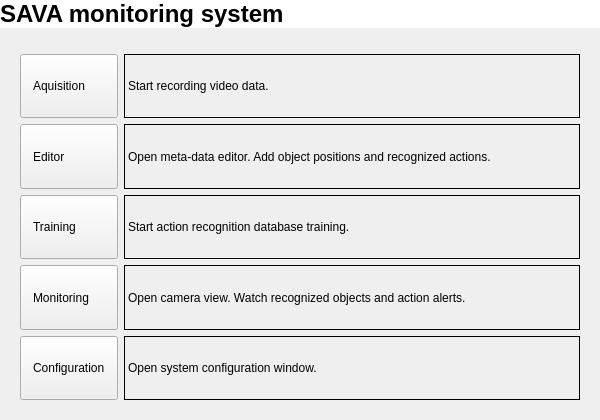
<?xml version="1.0" encoding="UTF-8"?>
<ui version="4.0">
 <class>StartPanelClass</class>
 <widget class="QMainWindow" name="StartPanelClass">
  <property name="geometry">
   <rect>
    <x>0</x>
    <y>0</y>
    <width>600</width>
    <height>420</height>
   </rect>
  </property>
  <property name="minimumSize">
   <size>
    <width>600</width>
    <height>420</height>
   </size>
  </property>
  <property name="maximumSize">
   <size>
    <width>600</width>
    <height>420</height>
   </size>
  </property>
  <property name="windowTitle">
   <string>StartPanel</string>
  </property>
  <widget class="QWidget" name="centralWidget">
   <layout class="QVBoxLayout" name="verticalLayout">
    <property name="leftMargin">
     <number>0</number>
    </property>
    <property name="topMargin">
     <number>0</number>
    </property>
    <property name="rightMargin">
     <number>0</number>
    </property>
    <property name="bottomMargin">
     <number>0</number>
    </property>
    <item>
     <widget class="QLabel" name="Title">
      <property name="sizePolicy">
       <sizepolicy hsizetype="Preferred" vsizetype="Fixed">
        <horstretch>0</horstretch>
        <verstretch>0</verstretch>
       </sizepolicy>
      </property>
      <property name="maximumSize">
       <size>
        <width>16777215</width>
        <height>70</height>
       </size>
      </property>
      <property name="palette">
       <palette>
        <active>
         <colorrole role="WindowText">
          <brush brushstyle="SolidPattern">
           <color alpha="255">
            <red>0</red>
            <green>0</green>
            <blue>0</blue>
           </color>
          </brush>
         </colorrole>
         <colorrole role="Button">
          <brush brushstyle="SolidPattern">
           <color alpha="255">
            <red>255</red>
            <green>255</green>
            <blue>255</blue>
           </color>
          </brush>
         </colorrole>
         <colorrole role="Midlight">
          <brush brushstyle="SolidPattern">
           <color alpha="255">
            <red>255</red>
            <green>255</green>
            <blue>255</blue>
           </color>
          </brush>
         </colorrole>
         <colorrole role="Dark">
          <brush brushstyle="SolidPattern">
           <color alpha="255">
            <red>255</red>
            <green>255</green>
            <blue>255</blue>
           </color>
          </brush>
         </colorrole>
         <colorrole role="Mid">
          <brush brushstyle="SolidPattern">
           <color alpha="255">
            <red>255</red>
            <green>255</green>
            <blue>255</blue>
           </color>
          </brush>
         </colorrole>
         <colorrole role="Text">
          <brush brushstyle="SolidPattern">
           <color alpha="255">
            <red>0</red>
            <green>0</green>
            <blue>0</blue>
           </color>
          </brush>
         </colorrole>
         <colorrole role="ButtonText">
          <brush brushstyle="SolidPattern">
           <color alpha="255">
            <red>0</red>
            <green>0</green>
            <blue>0</blue>
           </color>
          </brush>
         </colorrole>
         <colorrole role="Base">
          <brush brushstyle="SolidPattern">
           <color alpha="255">
            <red>255</red>
            <green>255</green>
            <blue>255</blue>
           </color>
          </brush>
         </colorrole>
         <colorrole role="Window">
          <brush brushstyle="SolidPattern">
           <color alpha="255">
            <red>255</red>
            <green>255</green>
            <blue>255</blue>
           </color>
          </brush>
         </colorrole>
         <colorrole role="AlternateBase">
          <brush brushstyle="SolidPattern">
           <color alpha="255">
            <red>255</red>
            <green>255</green>
            <blue>255</blue>
           </color>
          </brush>
         </colorrole>
        </active>
        <inactive>
         <colorrole role="WindowText">
          <brush brushstyle="SolidPattern">
           <color alpha="255">
            <red>0</red>
            <green>0</green>
            <blue>0</blue>
           </color>
          </brush>
         </colorrole>
         <colorrole role="Button">
          <brush brushstyle="SolidPattern">
           <color alpha="255">
            <red>255</red>
            <green>255</green>
            <blue>255</blue>
           </color>
          </brush>
         </colorrole>
         <colorrole role="Midlight">
          <brush brushstyle="SolidPattern">
           <color alpha="255">
            <red>255</red>
            <green>255</green>
            <blue>255</blue>
           </color>
          </brush>
         </colorrole>
         <colorrole role="Dark">
          <brush brushstyle="SolidPattern">
           <color alpha="255">
            <red>255</red>
            <green>255</green>
            <blue>255</blue>
           </color>
          </brush>
         </colorrole>
         <colorrole role="Mid">
          <brush brushstyle="SolidPattern">
           <color alpha="255">
            <red>255</red>
            <green>255</green>
            <blue>255</blue>
           </color>
          </brush>
         </colorrole>
         <colorrole role="Text">
          <brush brushstyle="SolidPattern">
           <color alpha="255">
            <red>0</red>
            <green>0</green>
            <blue>0</blue>
           </color>
          </brush>
         </colorrole>
         <colorrole role="ButtonText">
          <brush brushstyle="SolidPattern">
           <color alpha="255">
            <red>0</red>
            <green>0</green>
            <blue>0</blue>
           </color>
          </brush>
         </colorrole>
         <colorrole role="Base">
          <brush brushstyle="SolidPattern">
           <color alpha="255">
            <red>255</red>
            <green>255</green>
            <blue>255</blue>
           </color>
          </brush>
         </colorrole>
         <colorrole role="Window">
          <brush brushstyle="SolidPattern">
           <color alpha="255">
            <red>255</red>
            <green>255</green>
            <blue>255</blue>
           </color>
          </brush>
         </colorrole>
         <colorrole role="AlternateBase">
          <brush brushstyle="SolidPattern">
           <color alpha="255">
            <red>255</red>
            <green>255</green>
            <blue>255</blue>
           </color>
          </brush>
         </colorrole>
        </inactive>
        <disabled>
         <colorrole role="WindowText">
          <brush brushstyle="SolidPattern">
           <color alpha="255">
            <red>255</red>
            <green>255</green>
            <blue>255</blue>
           </color>
          </brush>
         </colorrole>
         <colorrole role="Button">
          <brush brushstyle="SolidPattern">
           <color alpha="255">
            <red>255</red>
            <green>255</green>
            <blue>255</blue>
           </color>
          </brush>
         </colorrole>
         <colorrole role="Midlight">
          <brush brushstyle="SolidPattern">
           <color alpha="255">
            <red>255</red>
            <green>255</green>
            <blue>255</blue>
           </color>
          </brush>
         </colorrole>
         <colorrole role="Dark">
          <brush brushstyle="SolidPattern">
           <color alpha="255">
            <red>255</red>
            <green>255</green>
            <blue>255</blue>
           </color>
          </brush>
         </colorrole>
         <colorrole role="Mid">
          <brush brushstyle="SolidPattern">
           <color alpha="255">
            <red>255</red>
            <green>255</green>
            <blue>255</blue>
           </color>
          </brush>
         </colorrole>
         <colorrole role="Text">
          <brush brushstyle="SolidPattern">
           <color alpha="255">
            <red>255</red>
            <green>255</green>
            <blue>255</blue>
           </color>
          </brush>
         </colorrole>
         <colorrole role="ButtonText">
          <brush brushstyle="SolidPattern">
           <color alpha="255">
            <red>255</red>
            <green>255</green>
            <blue>255</blue>
           </color>
          </brush>
         </colorrole>
         <colorrole role="Base">
          <brush brushstyle="SolidPattern">
           <color alpha="255">
            <red>255</red>
            <green>255</green>
            <blue>255</blue>
           </color>
          </brush>
         </colorrole>
         <colorrole role="Window">
          <brush brushstyle="SolidPattern">
           <color alpha="255">
            <red>255</red>
            <green>255</green>
            <blue>255</blue>
           </color>
          </brush>
         </colorrole>
         <colorrole role="AlternateBase">
          <brush brushstyle="SolidPattern">
           <color alpha="255">
            <red>255</red>
            <green>255</green>
            <blue>255</blue>
           </color>
          </brush>
         </colorrole>
        </disabled>
       </palette>
      </property>
      <property name="font">
       <font>
        <pointsize>18</pointsize>
        <weight>75</weight>
        <bold>true</bold>
        <kerning>true</kerning>
       </font>
      </property>
      <property name="autoFillBackground">
       <bool>true</bool>
      </property>
      <property name="text">
       <string>SAVA monitoring system</string>
      </property>
      <property name="margin">
       <number>12</number>
      </property>
     </widget>
    </item>
    <item>
     <layout class="QGridLayout" name="gridLayout_2">
      <property name="leftMargin">
       <number>20</number>
      </property>
      <property name="topMargin">
       <number>20</number>
      </property>
      <property name="rightMargin">
       <number>20</number>
      </property>
      <property name="bottomMargin">
       <number>20</number>
      </property>
      <item row="5" column="2">
       <widget class="QLabel" name="m_LabelMonitor">
        <property name="sizePolicy">
         <sizepolicy hsizetype="Preferred" vsizetype="MinimumExpanding">
          <horstretch>0</horstretch>
          <verstretch>0</verstretch>
         </sizepolicy>
        </property>
        <property name="frameShape">
         <enum>QFrame::Box</enum>
        </property>
        <property name="text">
         <string>Open camera view. Watch recognized objects and action alerts.</string>
        </property>
        <property name="margin">
         <number>12</number>
        </property>
       </widget>
      </item>
      <item row="3" column="2">
       <widget class="QLabel" name="m_LabelEditor">
        <property name="sizePolicy">
         <sizepolicy hsizetype="Preferred" vsizetype="MinimumExpanding">
          <horstretch>0</horstretch>
          <verstretch>0</verstretch>
         </sizepolicy>
        </property>
        <property name="frameShape">
         <enum>QFrame::Box</enum>
        </property>
        <property name="text">
         <string>Open meta-data editor. Add object positions and recognized actions.</string>
        </property>
        <property name="margin">
         <number>12</number>
        </property>
       </widget>
      </item>
      <item row="5" column="0">
       <widget class="QPushButton" name="m_PbMonitor">
        <property name="sizePolicy">
         <sizepolicy hsizetype="Minimum" vsizetype="Expanding">
          <horstretch>0</horstretch>
          <verstretch>0</verstretch>
         </sizepolicy>
        </property>
        <property name="styleSheet">
         <string notr="true">text-align: left;
padding: 12px;
spacing: 10;</string>
        </property>
        <property name="text">
         <string>Monitoring</string>
        </property>
        <property name="icon">
         <iconset resource="../Resources/resources.qrc">
          <normaloff>:/icons_64/video.png</normaloff>:/icons_64/video.png</iconset>
        </property>
        <property name="iconSize">
         <size>
          <width>32</width>
          <height>32</height>
         </size>
        </property>
       </widget>
      </item>
      <item row="2" column="0">
       <widget class="QPushButton" name="m_PbAquisition">
        <property name="sizePolicy">
         <sizepolicy hsizetype="Minimum" vsizetype="Expanding">
          <horstretch>0</horstretch>
          <verstretch>0</verstretch>
         </sizepolicy>
        </property>
        <property name="styleSheet">
         <string notr="true">text-align: left;
padding: 12px;
spacing: 10;</string>
        </property>
        <property name="text">
         <string>Aquisition</string>
        </property>
        <property name="icon">
         <iconset resource="../Resources/resources.qrc">
          <normaloff>:/icons_64/record.png</normaloff>:/icons_64/record.png</iconset>
        </property>
        <property name="iconSize">
         <size>
          <width>32</width>
          <height>32</height>
         </size>
        </property>
       </widget>
      </item>
      <item row="3" column="0">
       <widget class="QPushButton" name="m_PbEditor">
        <property name="sizePolicy">
         <sizepolicy hsizetype="Minimum" vsizetype="Expanding">
          <horstretch>0</horstretch>
          <verstretch>0</verstretch>
         </sizepolicy>
        </property>
        <property name="styleSheet">
         <string notr="true">text-align: left;
padding: 12px;
spacing: 10;</string>
        </property>
        <property name="text">
         <string>Editor</string>
        </property>
        <property name="icon">
         <iconset resource="../Resources/resources.qrc">
          <normaloff>:/icons_64/pencil.png</normaloff>:/icons_64/pencil.png</iconset>
        </property>
        <property name="iconSize">
         <size>
          <width>32</width>
          <height>32</height>
         </size>
        </property>
       </widget>
      </item>
      <item row="4" column="2">
       <widget class="QLabel" name="m_LabelTraining">
        <property name="sizePolicy">
         <sizepolicy hsizetype="Preferred" vsizetype="MinimumExpanding">
          <horstretch>0</horstretch>
          <verstretch>0</verstretch>
         </sizepolicy>
        </property>
        <property name="frameShape">
         <enum>QFrame::Box</enum>
        </property>
        <property name="text">
         <string>Start action recognition database training.</string>
        </property>
        <property name="margin">
         <number>12</number>
        </property>
       </widget>
      </item>
      <item row="2" column="2">
       <widget class="QLabel" name="m_LabelAquisition">
        <property name="sizePolicy">
         <sizepolicy hsizetype="Preferred" vsizetype="MinimumExpanding">
          <horstretch>0</horstretch>
          <verstretch>0</verstretch>
         </sizepolicy>
        </property>
        <property name="frameShape">
         <enum>QFrame::Box</enum>
        </property>
        <property name="text">
         <string>Start recording video data.</string>
        </property>
        <property name="margin">
         <number>12</number>
        </property>
       </widget>
      </item>
      <item row="4" column="0">
       <widget class="QPushButton" name="m_PbTraining">
        <property name="sizePolicy">
         <sizepolicy hsizetype="Minimum" vsizetype="Expanding">
          <horstretch>0</horstretch>
          <verstretch>0</verstretch>
         </sizepolicy>
        </property>
        <property name="styleSheet">
         <string notr="true">text-align: left;
padding: 12px;
spacing: 10;</string>
        </property>
        <property name="text">
         <string>Training</string>
        </property>
        <property name="icon">
         <iconset resource="../Resources/resources.qrc">
          <normaloff>:/icons_64/train.png</normaloff>:/icons_64/train.png</iconset>
        </property>
        <property name="iconSize">
         <size>
          <width>32</width>
          <height>32</height>
         </size>
        </property>
       </widget>
      </item>
      <item row="6" column="0">
       <widget class="QPushButton" name="m_PbConfiguration">
        <property name="sizePolicy">
         <sizepolicy hsizetype="Minimum" vsizetype="Expanding">
          <horstretch>0</horstretch>
          <verstretch>0</verstretch>
         </sizepolicy>
        </property>
        <property name="styleSheet">
         <string notr="true">text-align: left;
padding: 12px;
spacing: 10;</string>
        </property>
        <property name="text">
         <string>Configuration</string>
        </property>
        <property name="icon">
         <iconset resource="../Resources/resources.qrc">
          <normaloff>:/icons_64/tool.png</normaloff>:/icons_64/tool.png</iconset>
        </property>
        <property name="iconSize">
         <size>
          <width>32</width>
          <height>32</height>
         </size>
        </property>
       </widget>
      </item>
      <item row="6" column="2">
       <widget class="QLabel" name="m_LabelConfiguration">
        <property name="sizePolicy">
         <sizepolicy hsizetype="Expanding" vsizetype="MinimumExpanding">
          <horstretch>0</horstretch>
          <verstretch>0</verstretch>
         </sizepolicy>
        </property>
        <property name="frameShape">
         <enum>QFrame::Box</enum>
        </property>
        <property name="text">
         <string>Open system configuration window.</string>
        </property>
        <property name="margin">
         <number>12</number>
        </property>
       </widget>
      </item>
     </layout>
    </item>
   </layout>
  </widget>
 </widget>
 <layoutdefault spacing="6" margin="11"/>
 <resources>
  <include location="../Resources/resources.qrc"/>
 </resources>
 <connections>
  <connection>
   <sender>m_PbConfiguration</sender>
   <signal>clicked()</signal>
   <receiver>StartPanelClass</receiver>
   <slot>showConfigDialog()</slot>
   <hints>
    <hint type="sourcelabel">
     <x>277</x>
     <y>194</y>
    </hint>
    <hint type="destinationlabel">
     <x>299</x>
     <y>199</y>
    </hint>
   </hints>
  </connection>
  <connection>
   <sender>m_PbEditor</sender>
   <signal>clicked()</signal>
   <receiver>StartPanelClass</receiver>
   <slot>runAnnotationEditor()</slot>
   <hints>
    <hint type="sourcelabel">
     <x>83</x>
     <y>173</y>
    </hint>
    <hint type="destinationlabel">
     <x>299</x>
     <y>209</y>
    </hint>
   </hints>
  </connection>
 </connections>
 <slots>
  <slot>showConfigDialog()</slot>
  <slot>runAnnotationEditor()</slot>
 </slots>
</ui>
